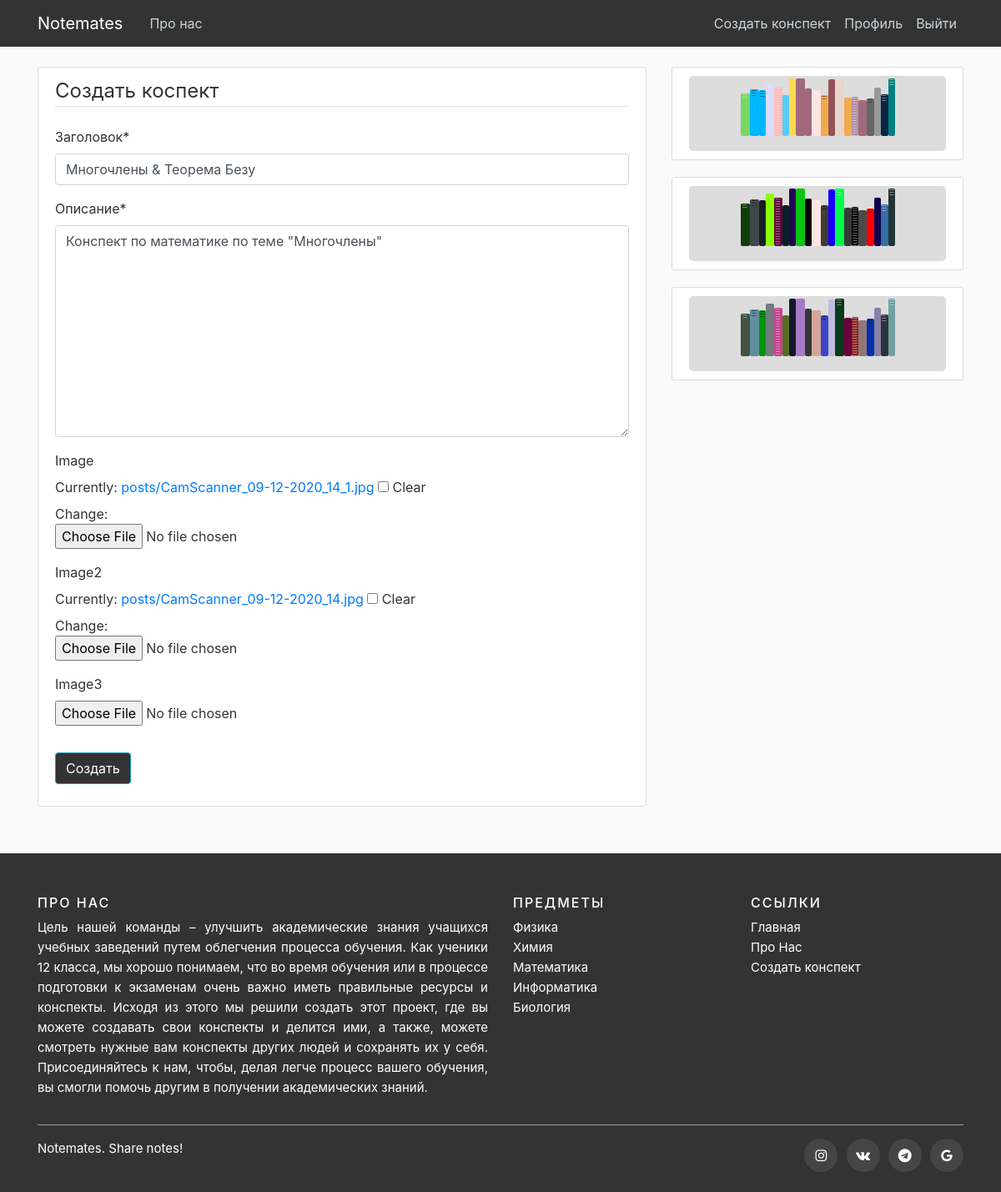
The app's page /post/18/update/ (signed in) with its own data.
### blog/models.py (models this page shows, shortened)
class Post(models.Model):
    field_choices=(('A','A'),
                   ('B','B'))
    Заголовок = models.CharField(max_length=100)
    Описание = models.TextField()
    field=models.CharField(max_length=100, choices=field_choices, default='general')
    date_posted = models.DateTimeField(default=timezone.now)
    author = models.ForeignKey(User, on_delete=models.CASCADE)
    Урок=models.CharField(max_length=100)
    likes=models.ManyToManyField(User, related_name="blog_posts")
    image = models.ImageField(upload_to='posts', blank=True)
    image2 = models.ImageField(upload_to='posts', blank=True)
    image3 = models.ImageField(upload_to='posts', blank=True)

### blog/views.py (the view, shortened to what this page needs)
# urls.py: path('post/<int:pk>/update/', PostUpdateView.as_view(), name='post-update'),
class PostUpdateView(LoginRequiredMixin, UserPassesTestMixin, UpdateView):
    model = Post
    fields = ['Заголовок', 'Описание', 'image', 'image2', 'image3']
    def test_func(self):
        post = self.get_object()
        if self.request.user == post.author:
            return True
        return False

### blog/templates/blog/post_form.html (shortened to what this page needs)
<head>
</head>
{% extends "blog/base.html" %}
{% load crispy_forms_tags %}
{% block content %}
    <div class="content-section">
        <form method="POST" enctype="multipart/form-data">
            <fieldset class="form-group">
                <legend class="border-bottom mb-4">Создать коспект</legend>
                {{ form|crispy }}
            </fieldset>
            <div class="form-group">
                <button class="btn btn-outline-info" type="submit">Создать</button>
            </div>
        </form>
    </div>
{% endblock content %}

### blog/static/blog/main.css (style rules this page uses)
body { background: #fafafa; color: #333333; margin-top: 5rem; }
.content-section { background: #ffffff; padding: 10px 20px; border: 1px solid #dddddd; border-radius: 3px; margin-bottom: 20px; }

### blog/static/blog/footer.css (style rules this page uses)
.btn { background-color: #333333; }

### blog/static/blog/buttons.css (style rules this page uses)
.btn { background-color: #333333; color: white; }

### blog/templates/blog/base.html (style rules this page uses)
a:link { text-decoration: none ; }

### records on screen
Post: Заголовок "Многочлены & Теорема Безу", Описание "Конспект по математике по теме \"Многочлены\""
